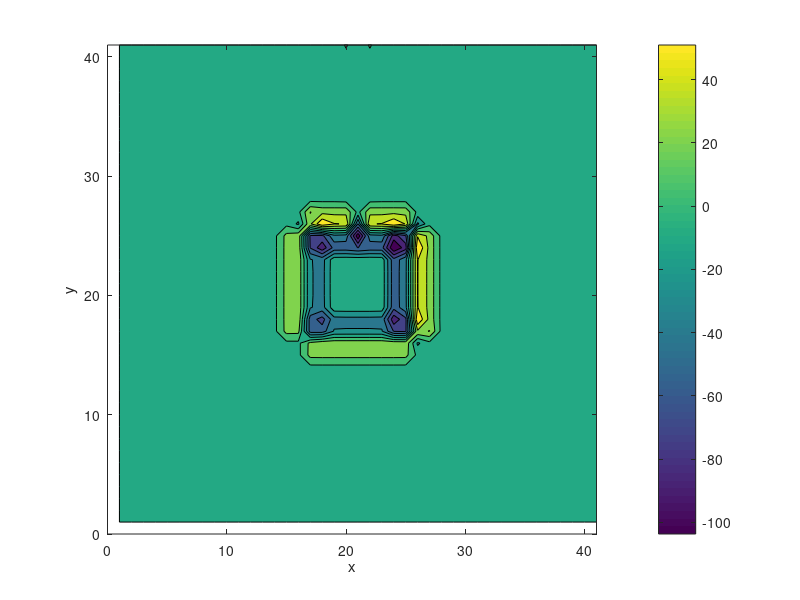

MATLAB code for this plot:
% 2d Laminar flow
clear; clc;

% Gitter
nx = 41; ny = 41;
Lx = 1; Ly = 1;
dx = Lx/(nx-1);
dy = Ly/(ny-1);

% Parameter
rho = 1000; % kg/m^3
nu = 1e-3;
dt = 0.001;
nt = 18;

% Fields
u = zeros(ny,nx);
v = zeros(ny,nx);
p = ones(ny,nx)*1e+5;

for n = 1:nt
    un = u;
    vn = v;

    % Velocity updates
    u(2:end-1,2:end-1) = un(2:end-1,2:end-1) ...
        - dt/dx * un(2:end-1,2:end-1) .* (un(2:end-1,2:end-1) - un(2:end-1,1:end-2)) ...
        - dt/dy * vn(2:end-1,2:end-1) .* (un(2:end-1,2:end-1) - un(1:end-2,2:end-1)) ...
        - dt/(2*rho*dx) * (p(2:end-1,3:end) - p(2:end-1,1:end-2)) ...
        + nu * (dt/dx^2 * (un(2:end-1,3:end) - 2*un(2:end-1,2:end-1) + un(2:end-1,1:end-2)) ...
        + dt/dy^2 * (un(3:end,2:end-1) - 2*un(2:end-1,2:end-1) + un(1:end-2,2:end-1)));

    v(2:end-1,2:end-1) = vn(2:end-1,2:end-1) ...
        - dt/dx * un(2:end-1,2:end-1) .* (vn(2:end-1,2:end-1) - vn(2:end-1,1:end-2)) ...
        - dt/dy * vn(2:end-1,2:end-1) .* (vn(2:end-1,2:end-1) - vn(1:end-2,2:end-1)) ...
        - dt/(2*rho*dy) * (p(3:end,2:end-1) - p(1:end-2,2:end-1)) ...
        + nu * (dt/dx^2 * (vn(2:end-1,3:end) - 2*vn(2:end-1,2:end-1) + vn(2:end-1,1:end-2)) ...
        + dt/dy^2 * (vn(3:end,2:end-1) - 2*vn(2:end-1,2:end-1) + vn(1:end-2,2:end-1)));

    % Boundaries
    v(26:end,end-20) = -5;
    p(17:25,17:25) = 0.95e+5;

speed = sqrt(u.^2 + v.^2);
Re=rho * speed .* Lx / nu;
[dudx, dudy] = gradient(u, dx, dy);
[dvdx, dvdy] = gradient(v, dx, dy);

div=dudx+dvdy;

contourf(div)
%quiver(u,v)
xlim([0 nx])
ylim([0 ny])
colorbar
xlabel('x')
ylabel('y')
axis equal
drawnow
end
